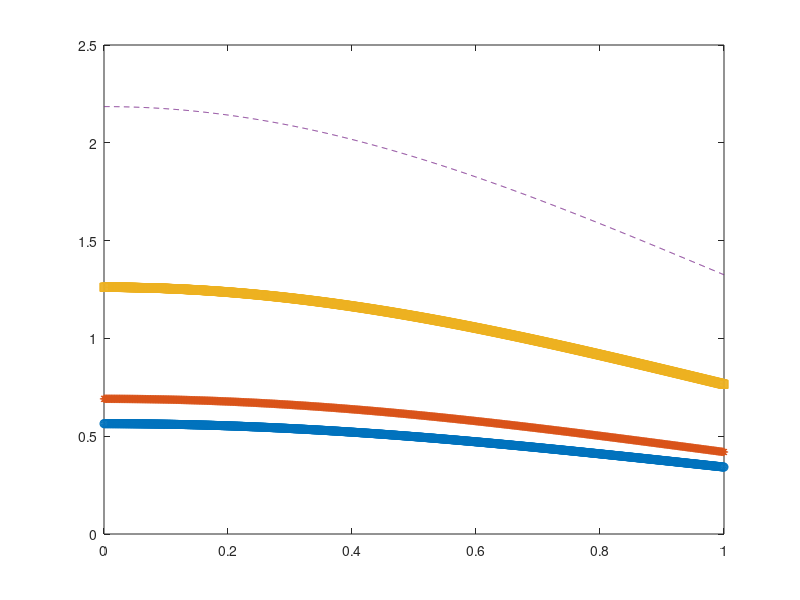

This figure's MATLAB source:
x = [0:.001:1];

% let 4 vectors of zero mean, 1 variance 
% iid Uniform(0,1) random variables
y1 = normpdf(x,0,1);
y2 = normpdf(x,0,1);
y3 = normpdf(x,0,1);
y10 = normpdf(x,0,1);
y30 = normpdf(x,0,1);

y2 = y1 + y2;

y3 = y2 + y3;

for i = 1:9
       z = normpdf(x,0,1);
       y10 = y10 + z;
end

for i = 1:29
       z = normpdf(x,0,1);
       y30 = y30 + z;
end

y2 = y2/sqrt(2);
y3 = y3/sqrt(3);
y10 = y10/sqrt(10);
y30 = y30/sqrt(30);
plot(x,y2,'o-',x,y3,'*-',x,y10,'s-',x,y30,'--');
